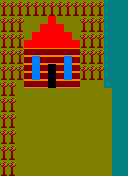

This is a level from a 2D game, rendered from its Tiled map with the project's own tilesets. A one-line summary and the complete map file follow:
An orthogonal 16x22 tile map with 8x8 px tiles, 1 tile layer (Capa de Patrones 1).

<map version="1.0" tiledversion="2018.06.01" orientation="orthogonal" renderorder="right-down" width="16" height="22" tilewidth="8" tileheight="8" infinite="0" nextlayerid="2" nextobjectid="1">
 <tileset firstgid="1" name="tiles" tilewidth="8" tileheight="8" tilecount="45" columns="9">
  <image source="../../tiles.png" width="72" height="40" />
 </tileset>
 <layer id="1" name="Capa de Patrones 1" width="16" height="22">
  <data encoding="csv">
29,29,29,29,29,29,29,29,29,29,29,29,29,16,16,16,
30,30,30,30,30,30,30,30,30,30,30,30,30,16,16,16,
29,29,29,2,2,2,23,2,2,2,29,29,29,16,16,16,
30,30,30,2,2,23,23,23,2,2,30,30,30,16,16,16,
29,29,29,2,23,23,23,23,23,2,29,29,29,16,16,16,
30,30,30,23,23,23,23,23,23,23,30,30,30,16,16,16,
29,29,29,1,1,1,1,1,1,1,29,29,29,16,16,16,
30,30,30,1,21,1,1,1,21,1,30,30,30,16,16,16,
29,29,29,1,21,1,9,1,21,1,29,29,29,16,16,16,
30,30,30,1,21,1,9,1,21,1,30,30,30,16,16,16,
29,29,2,1,1,1,9,1,1,1,2,2,2,16,16,16,
30,30,2,2,2,2,2,2,2,2,2,2,2,2,16,16,
29,29,2,2,2,2,2,2,2,2,2,2,2,2,16,16,
30,30,2,2,2,2,2,2,2,2,2,2,2,2,16,16,
29,29,2,2,2,2,2,2,2,2,2,2,2,2,16,16,
30,30,2,2,2,2,2,2,2,2,2,2,2,2,16,16,
29,29,2,2,2,2,2,2,2,2,2,2,2,2,16,16,
30,30,2,2,2,2,2,2,2,2,2,2,2,2,16,16,
29,29,2,2,2,2,2,2,2,2,2,2,2,2,16,16,
30,30,2,2,2,2,2,2,2,2,2,2,2,2,16,16,
29,29,2,2,2,2,2,2,2,2,2,2,2,2,16,16,
30,30,2,2,2,2,2,2,2,2,2,2,2,2,16,16
</data>
 </layer>
</map>
